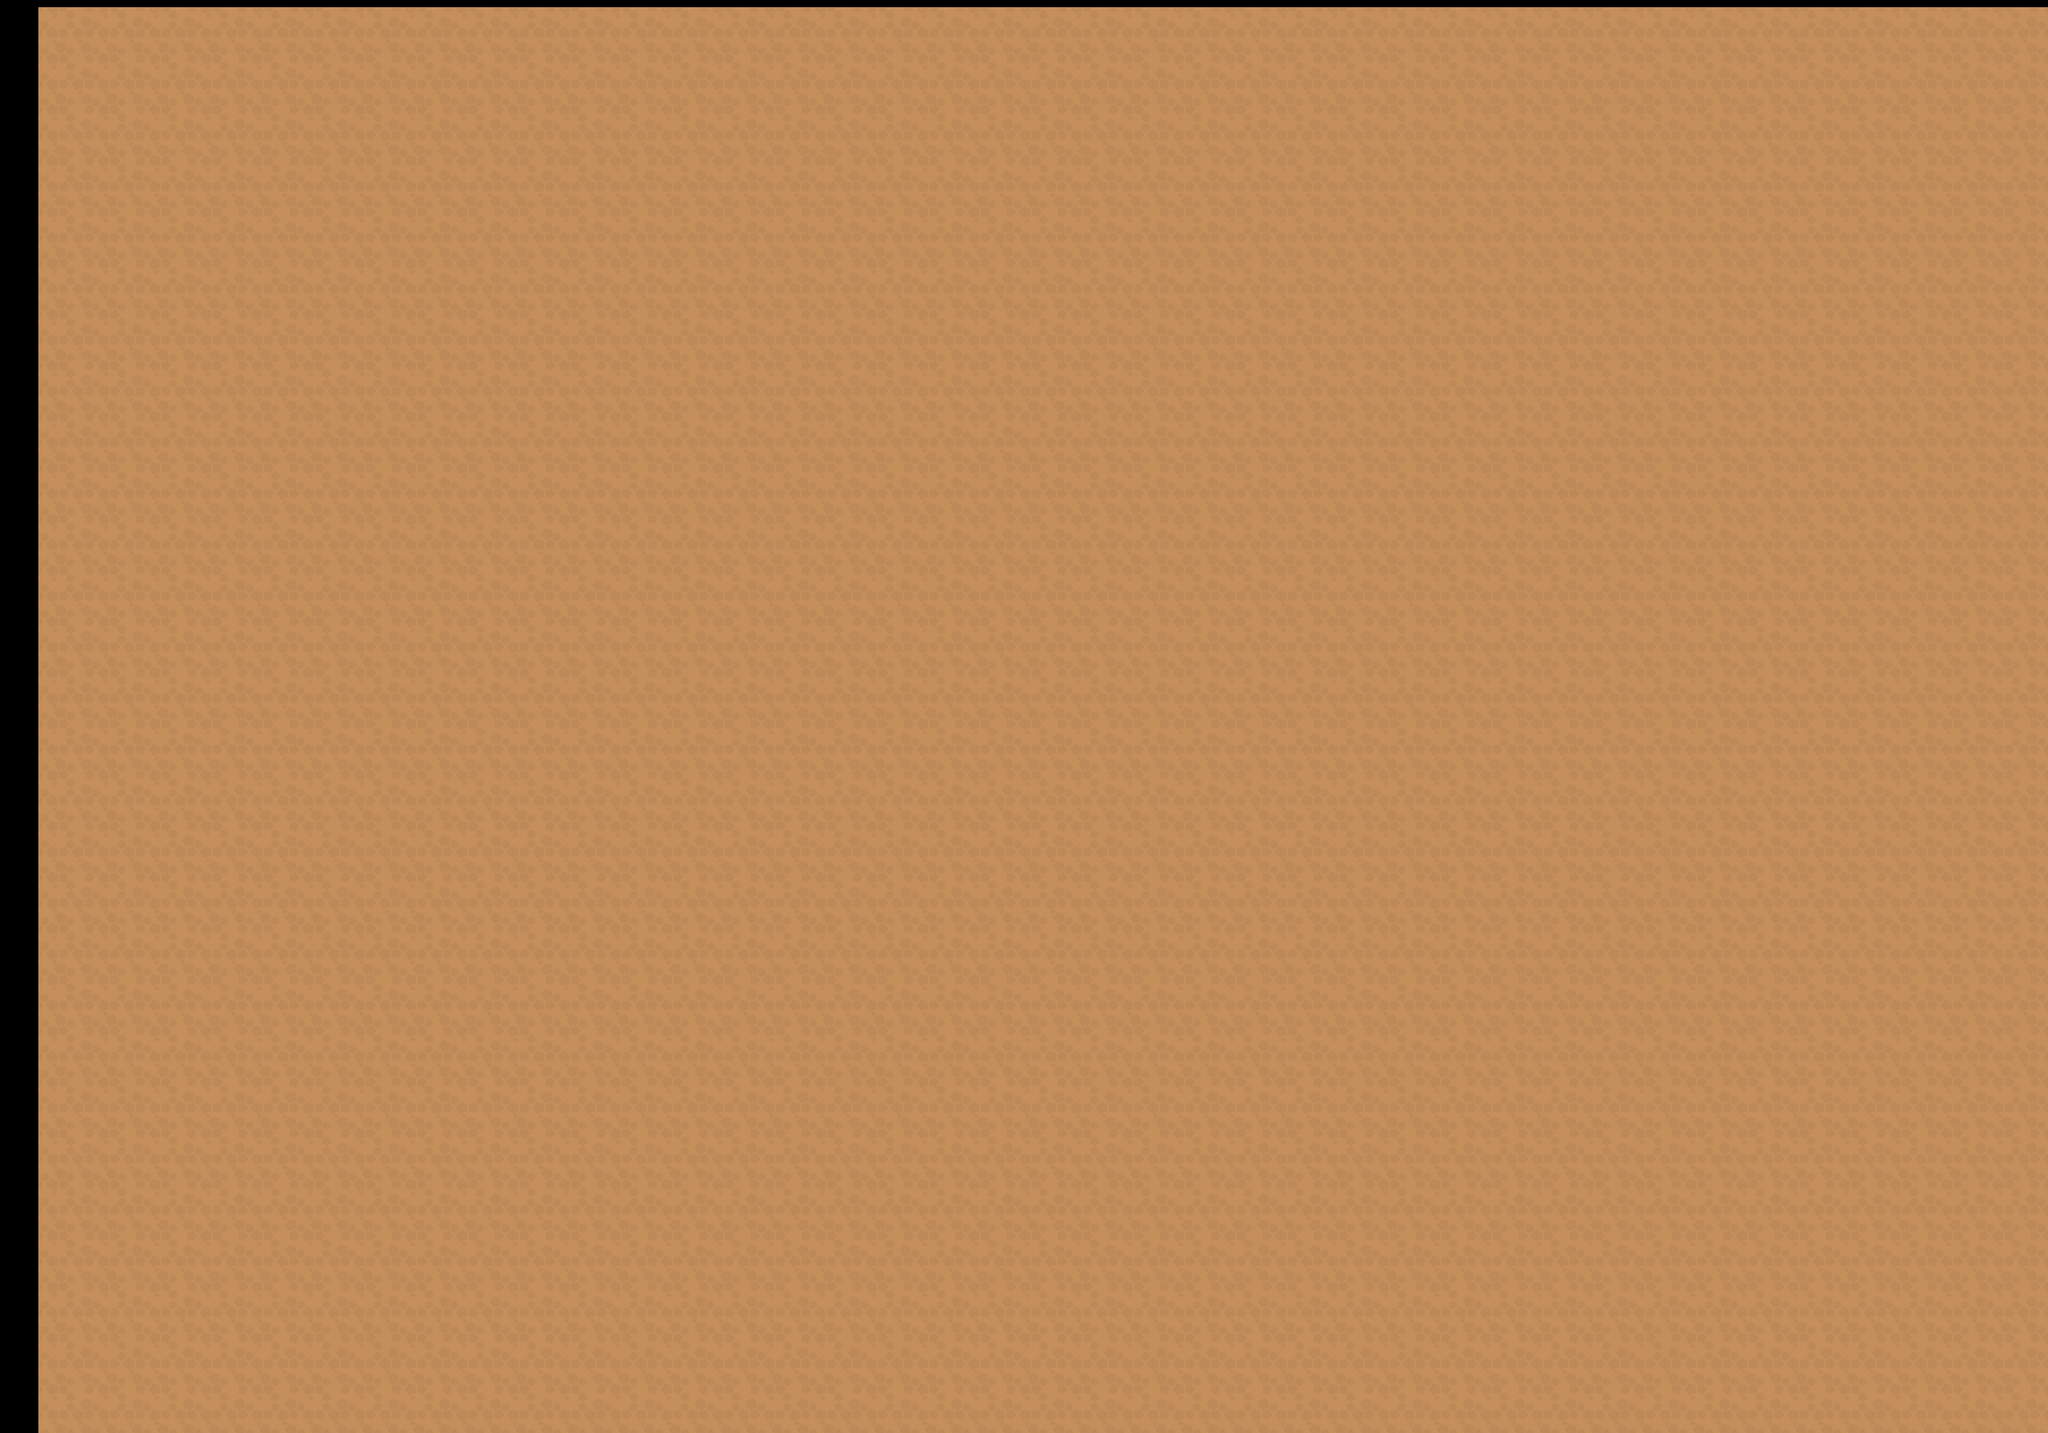

A level layout from a 2D game, rendered from its tile map. Below: a short description, then the map file with tile-grid data replaced by summaries:
An orthogonal 40x28 tile map with 64x64 px tiles, 1 tile layer (Tile Layer 1), 2 tilesets and 147 objects.

<map version="1.0" tiledversion="1.1.6" orientation="orthogonal" renderorder="right-down" width="40" height="28" tilewidth="64" tileheight="64" infinite="0" nextobjectid="267">
 <tileset firstgid="1" name="rpg_tiles" tilewidth="64" tileheight="64" tilecount="260" columns="20">
  <image source="rpgTiles.png" width="1280" height="832" />
 </tileset>
 <tileset firstgid="261" name="rpgTiles" tilewidth="64" tileheight="64" tilecount="260" columns="20">
  <image source="rpgTiles.png" trans="8ac132" width="1280" height="832" />
 </tileset>
 <layer name="Tile Layer 1" width="40" height="28" offsetx="48.4848" offsety="9.09091">
  <data>[1120 cells, 1120 non-empty, 1 distinct tile ids]</data>
 </layer>
 <objectgroup name="enemies" offsetx="48.4848" offsety="0">
  <object id="253" x="987.879" y="1133.33" width="63.6364" height="54.5455">
   <properties>
    <property name="Type" value="Snake" />
   </properties>
  </object>
  <object id="256" x="351.515" y="169.697" width="63.6364" height="63.6364">
   <properties>
    <property name="Type" value="Eye" />
   </properties>
  </object>
  <object id="260" x="1521.21" y="172.727" width="66.6667" height="66.6667">
   <properties>
    <property name="Type" value="Snake" />
   </properties>
  </object>
  <object id="261" x="609.091" y="1557.58" width="51.5152" height="39.3939">
   <properties>
    <property name="Type" value="Snake" />
   </properties>
  </object>
  <object id="262" x="1724.24" y="809.091" width="54.5455" height="60.6061">
   <properties>
    <property name="Type" value="Snake" />
   </properties>
  </object>
  <object id="263" x="648.485" y="106.061" width="54.5455" height="48.4848">
   <properties>
    <property name="Type" value="Snake" />
   </properties>
  </object>
  <object id="265" x="154.546" y="606.061" width="51.5152" height="54.5455">
   <properties>
    <property name="Type" value="Snake" />
   </properties>
  </object>
  <object id="266" x="2109.09" y="251.515" width="51.5152" height="51.5152">
   <properties>
    <property name="Type" value="Snake" />
   </properties>
  </object>
 </objectgroup>
 <objectgroup name="obstacles" offsetx="54.5454" offsety="9.0909">
  <properties>
   <property name="Type" value="Bush" />
  </properties>
  <object id="69" x="396.97" y="406.061" width="69.697" height="66.6667">
   <properties>
    <property name="Type" value="Tree" />
   </properties>
  </object>
  <object id="70" x="-40.9091" y="-3.03032" width="69.697" height="66.6667">
   <properties>
    <property name="Type" value="Bush" />
   </properties>
  </object>
  <object id="71" x="-40.9091" y="69.697" width="69.697" height="66.6667">
   <properties>
    <property name="Type" value="Bush" />
   </properties>
  </object>
  <object id="72" x="-40.9091" y="142.425" width="69.697" height="66.6667">
   <properties>
    <property name="Type" value="Bush" />
   </properties>
  </object>
  <object id="73" x="-40.9091" y="215.152" width="69.697" height="66.6667">
   <properties>
    <property name="Type" value="Bush" />
   </properties>
  </object>
  <object id="74" x="-42.0909" y="286.909" width="69.697" height="66.6667">
   <properties>
    <property name="Type" value="Bush" />
   </properties>
  </object>
  <object id="75" x="-40.9091" y="360.606" width="69.697" height="66.6667">
   <properties>
    <property name="Type" value="Bush" />
   </properties>
  </object>
  <object id="76" x="-40.5152" y="434.333" width="69.697" height="66.6667">
   <properties>
    <property name="Type" value="Bush" />
   </properties>
  </object>
  <object id="77" x="-39.5152" y="506.061" width="69.697" height="66.6667">
   <properties>
    <property name="Type" value="Bush" />
   </properties>
  </object>
  <object id="78" x="-37.5152" y="575.758" width="69.697" height="66.6667">
   <properties>
    <property name="Type" value="Bush" />
   </properties>
  </object>
  <object id="79" x="-36.5152" y="644.424" width="69.697" height="66.6667">
   <properties>
    <property name="Type" value="Bush" />
   </properties>
  </object>
  <object id="80" x="-35.5152" y="717.121" width="69.697" height="66.6667">
   <properties>
    <property name="Type" value="Bush" />
   </properties>
  </object>
  <object id="81" x="-35.4849" y="788.848" width="69.697" height="66.6667">
   <properties>
    <property name="Type" value="Bush" />
   </properties>
  </object>
  <object id="82" x="-33.8182" y="863.636" width="69.697" height="66.6667">
   <properties>
    <property name="Type" value="Bush" />
   </properties>
  </object>
  <object id="83" x="-34.8485" y="936.363" width="69.697" height="66.6667">
   <properties>
    <property name="Type" value="Bush" />
   </properties>
  </object>
  <object id="84" x="-34.8485" y="1006.06" width="69.697" height="66.6667">
   <properties>
    <property name="Type" value="Bush" />
   </properties>
  </object>
  <object id="85" x="-34.8485" y="1084.85" width="69.697" height="66.6667">
   <properties>
    <property name="Type" value="Bush" />
   </properties>
  </object>
  <object id="86" x="-34.8485" y="1160.6" width="69.697" height="66.6667">
   <properties>
    <property name="Type" value="Bush" />
   </properties>
  </object>
  <object id="87" x="-34.8485" y="1236.36" width="69.697" height="66.6667">
   <properties>
    <property name="Type" value="Bush" />
   </properties>
  </object>
  <object id="88" x="-34.8485" y="1309.09" width="69.697" height="66.6667">
   <properties>
    <property name="Type" value="Bush" />
   </properties>
  </object>
  <object id="89" x="-31.8182" y="1381.82" width="69.697" height="66.6667">
   <properties>
    <property name="Type" value="Bush" />
   </properties>
  </object>
  <object id="90" x="-31.8182" y="1454.54" width="69.697" height="66.6667">
   <properties>
    <property name="Type" value="Bush" />
   </properties>
  </object>
  <object id="91" x="-31.8182" y="1527.27" width="69.697" height="66.6667">
   <properties>
    <property name="Type" value="Bush" />
   </properties>
  </object>
  <object id="92" x="-31.8182" y="1600" width="69.697" height="66.6667">
   <properties>
    <property name="Type" value="Bush" />
   </properties>
  </object>
  <object id="93" x="-31.8182" y="1672.72" width="69.697" height="66.6667">
   <properties>
    <property name="Type" value="Bush" />
   </properties>
  </object>
  <object id="94" x="-31.8182" y="1742.42" width="69.697" height="66.6667">
   <properties>
    <property name="Type" value="Bush" />
   </properties>
  </object>
  <object id="95" x="46.9697" y="1745.45" width="69.697" height="66.6667">
   <properties>
    <property name="Type" value="Bush" />
   </properties>
  </object>
  <object id="97" x="125.757" y="1745.45" width="69.697" height="66.6667">
   <properties>
    <property name="Type" value="Bush" />
   </properties>
  </object>
  <object id="98" x="204.545" y="1748.48" width="69.697" height="66.6667">
   <properties>
    <property name="Type" value="Bush" />
   </properties>
  </object>
  <object id="99" x="283.334" y="1748.48" width="69.697" height="66.6667">
   <properties>
    <property name="Type" value="Bush" />
   </properties>
  </object>
  <object id="100" x="362.121" y="1749.51" width="69.697" height="66.6667">
   <properties>
    <property name="Type" value="Bush" />
   </properties>
  </object>
  <object id="101" x="440.909" y="1751.51" width="69.697" height="66.6667">
   <properties>
    <property name="Type" value="Bush" />
   </properties>
  </object>
  <object id="102" x="519.697" y="1751.51" width="69.697" height="66.6667">
   <properties>
    <property name="Type" value="Bush" />
   </properties>
  </object>
  <object id="103" x="595.455" y="1754.54" width="69.697" height="66.6667">
   <properties>
    <property name="Type" value="Bush" />
   </properties>
  </object>
  </objectgroup>
</map>
<!-- 105 of 147 objects omitted -->
